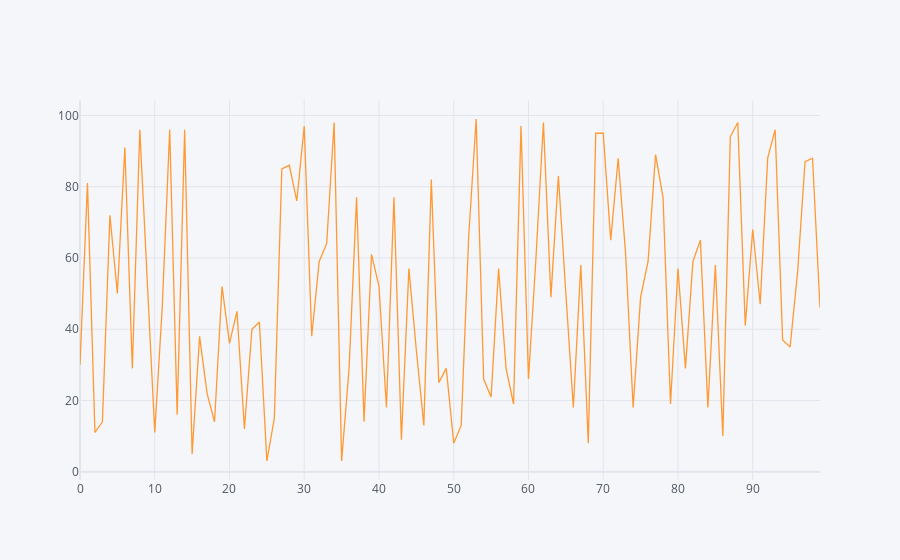

Write notebook code for a chart like this one.
### Code cell
df1.iplot()

### Figure 1 — Plotly figure (JSON) as saved in the notebook; plotly's stock layout.template omitted (floating-point values rounded to 4 significant figures)
{"data": [{"line": {"color": "rgba(255, 153, 51, 1.0)", "dash": "solid", "shape": "linear", "width": 1.3}, "mode": "lines", "name": "0", "text": "", "type": "scatter", "x": [0, 1, 2, 3, 4, 5, 6, 7, 8, 9, 10, 11, 12, 13, 14, 15, 16, 17, 18, 19, 20, 21, 22, 23, 24, 25, 26, 27, 28, 29, 30, 31, 32, 33, 34, 35, 36, 37, 38, 39, 40, 41, 42, 43, 44, 45, 46, 47, 48, 49, 50, 51, 52, 53, 54, 55, 56, 57, 58, 59, 60, 61, 62, 63, 64, 65, 66, 67, 68, 69, 70, 71, 72, 73, 74, 75, 76, 77, 78, 79, 80, 81, 82, 83, 84, 85, 86, 87, 88, 89, 90, 91, 92, 93, 94, 95, 96, 97, 98, 99], "y": [30, 81, 11, 14, 72, 50, 91, 29, 96, 54, 11, 46, 96, 16, 96, 5, 38, 22, 14, 52, 36, 45, 12, 40, 42, 3, 15, 85, 86, 76, 97, 38, 59, 64, 98, 3, 29, 77, 14, 61, 52, 18, 77, 9, 57, 34, 13, 82, 25, 29, 8, 13, 66, 99, 26, 21, 57, 29, 19, 97, 26, 60, 98, 49, 83, 50, 18, 58, 8, 95, 95, 65, 88, 61, 18, 49, 59, 89, 77, 19, 57, 29, 59, 65, 18, 58, 10, 94, 98, 41, 68, 47, 88, 96, 37, 35, 56, 87, 88, 46]}], "layout": {"legend": {"bgcolor": "#F5F6F9", "font": {"color": "#4D5663"}}, "paper_bgcolor": "#F5F6F9", "plot_bgcolor": "#F5F6F9", "title": {"font": {"color": "#4D5663"}}, "xaxis": {"gridcolor": "#E1E5ED", "showgrid": true, "tickfont": {"color": "#4D5663"}, "title": {"font": {"color": "#4D5663"}, "text": ""}, "zerolinecolor": "#E1E5ED"}, "yaxis": {"gridcolor": "#E1E5ED", "showgrid": true, "tickfont": {"color": "#4D5663"}, "title": {"font": {"color": "#4D5663"}, "text": ""}, "zerolinecolor": "#E1E5ED"}}}
